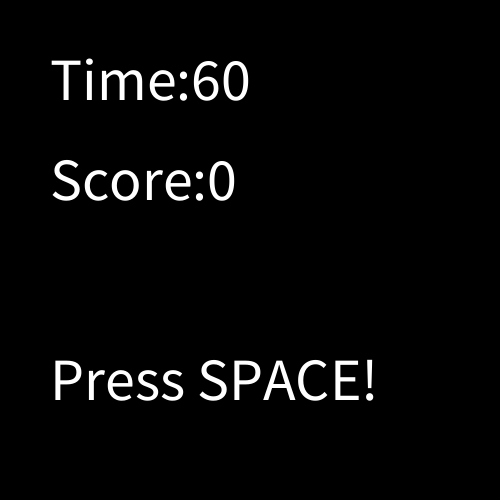
Frame 1 (no input)
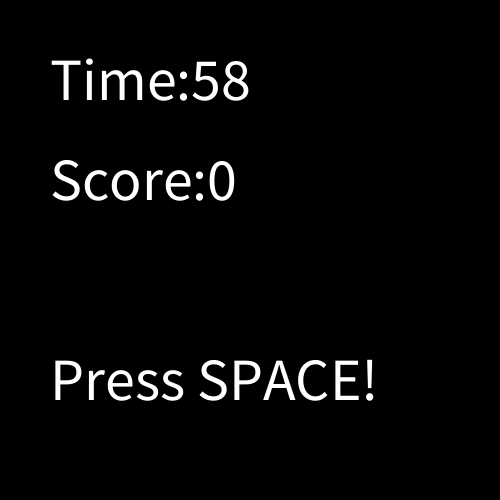
Frame 60 (the mouse pressed at the canvas centre just before this capture)
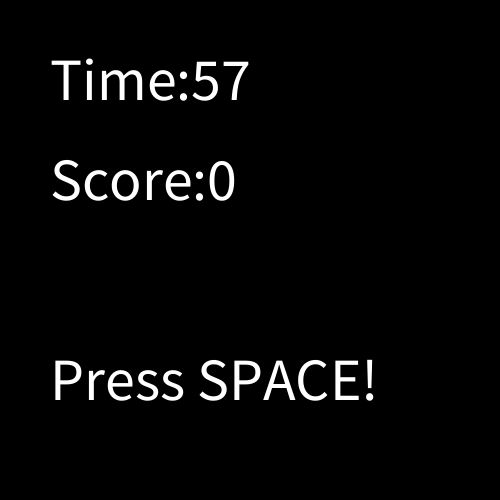
Frame 120 (the mouse held since frame 60 and released just before this capture)

The Processing sketch that drew these frames (run headless with seeded random() and noise(); from frame 60 on, the mouse is pressed at the canvas centre):

// Processing sketch: count_down_score
// ── count_down_score.pde
int score=0, lastTime=60;
void setup(){
  size(500,500);
}
void draw(){
  background(0);
  textSize(60);
  text("Time:"+lastTime, 50,100);
  text("Score:"+score, 50,200);
  text("Press SPACE!",50,400);
  lastTime=60-millis()/1000;
}
void keyPressed(){
  if(key==' ') score+=100;
}
